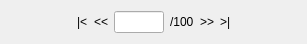
<?xml version="1.0" encoding="UTF-8"?>
<ui version="4.0">
 <class>PagingWidget</class>
 <widget class="QWidget" name="PagingWidget">
  <property name="geometry">
   <rect>
    <x>0</x>
    <y>0</y>
    <width>307</width>
    <height>41</height>
   </rect>
  </property>
  <property name="windowTitle">
   <string>Form</string>
  </property>
  <layout class="QHBoxLayout" name="horizontalLayout">
   <item>
    <spacer name="horizontalSpacer_Left">
     <property name="orientation">
      <enum>Qt::Horizontal</enum>
     </property>
     <property name="sizeHint" stdset="0">
      <size>
       <width>60</width>
       <height>20</height>
      </size>
     </property>
    </spacer>
   </item>
   <item>
    <widget class="QLabel" name="label_Left">
     <property name="text">
      <string>|&lt;</string>
     </property>
    </widget>
   </item>
   <item>
    <widget class="QLabel" name="label_Previous">
     <property name="text">
      <string>&lt;&lt;</string>
     </property>
    </widget>
   </item>
   <item>
    <widget class="QLineEdit" name="Line_CurrentPage">
     <property name="maximumSize">
      <size>
       <width>50</width>
       <height>16777215</height>
      </size>
     </property>
    </widget>
   </item>
   <item>
    <widget class="QLabel" name="label_MaxPage">
     <property name="text">
      <string>/100</string>
     </property>
    </widget>
   </item>
   <item>
    <widget class="QLabel" name="label_Next">
     <property name="text">
      <string>&gt;&gt;</string>
     </property>
    </widget>
   </item>
   <item>
    <widget class="QLabel" name="label_Right">
     <property name="text">
      <string>&gt;|</string>
     </property>
    </widget>
   </item>
   <item>
    <spacer name="horizontalSpacer_Right">
     <property name="orientation">
      <enum>Qt::Horizontal</enum>
     </property>
     <property name="sizeHint" stdset="0">
      <size>
       <width>59</width>
       <height>20</height>
      </size>
     </property>
    </spacer>
   </item>
  </layout>
 </widget>
 <resources/>
 <connections/>
</ui>
